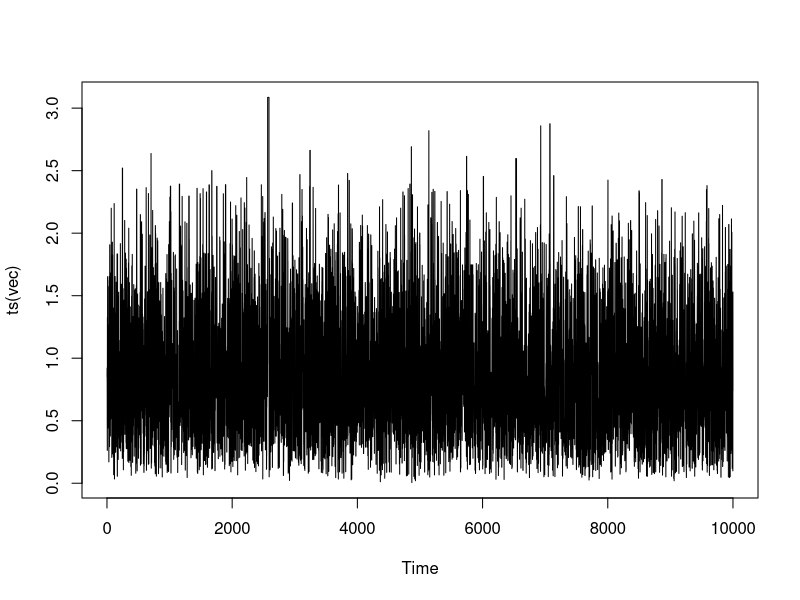
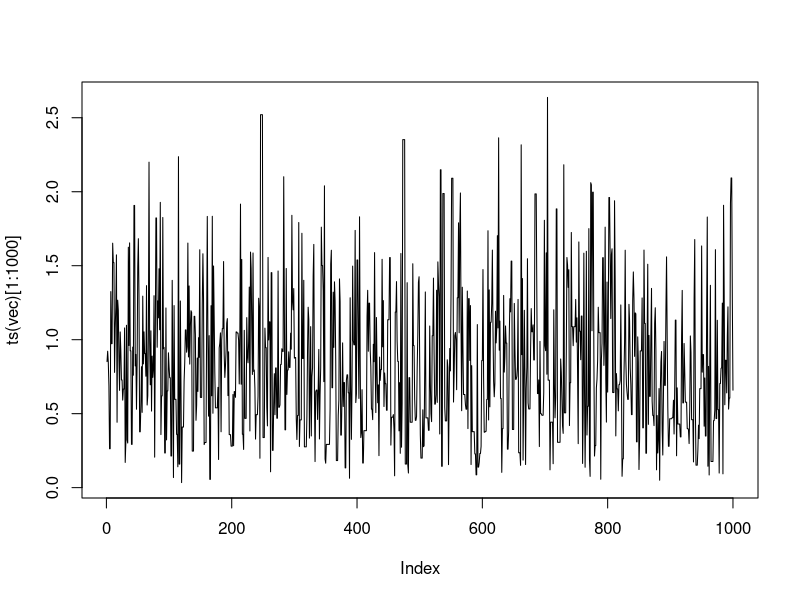
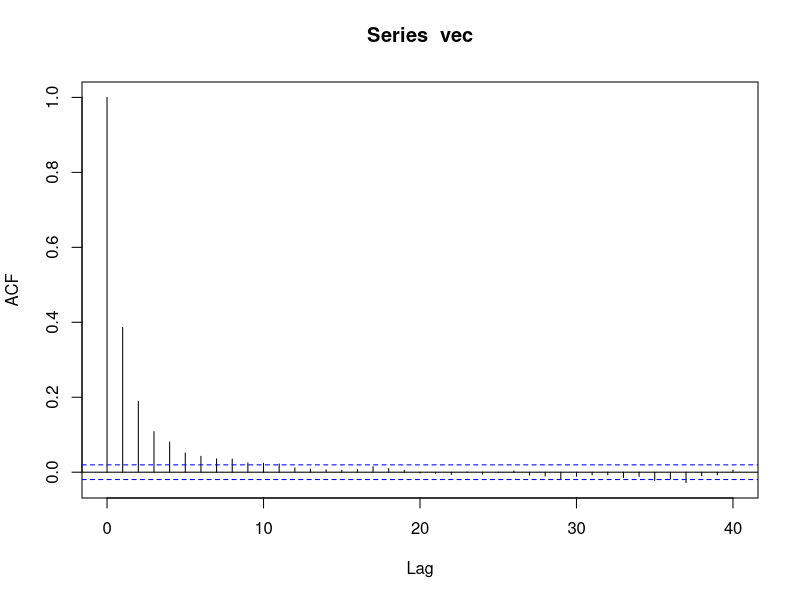
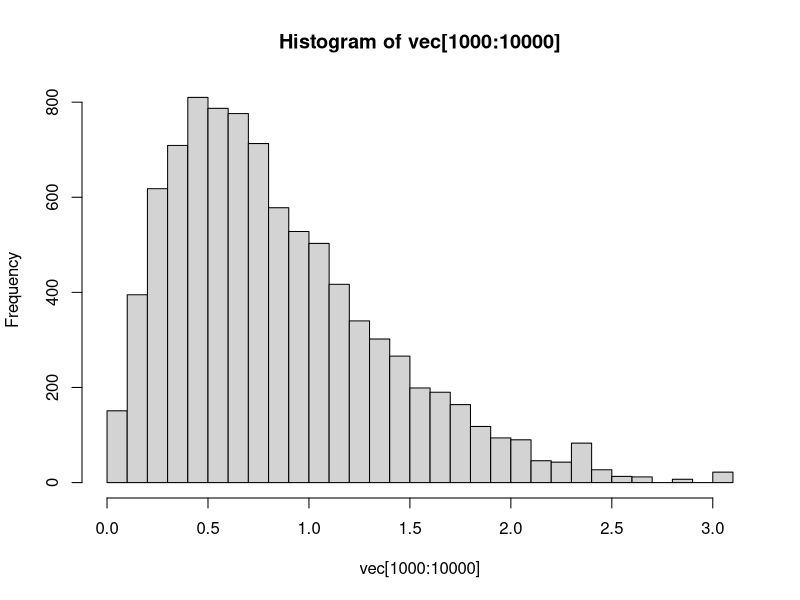
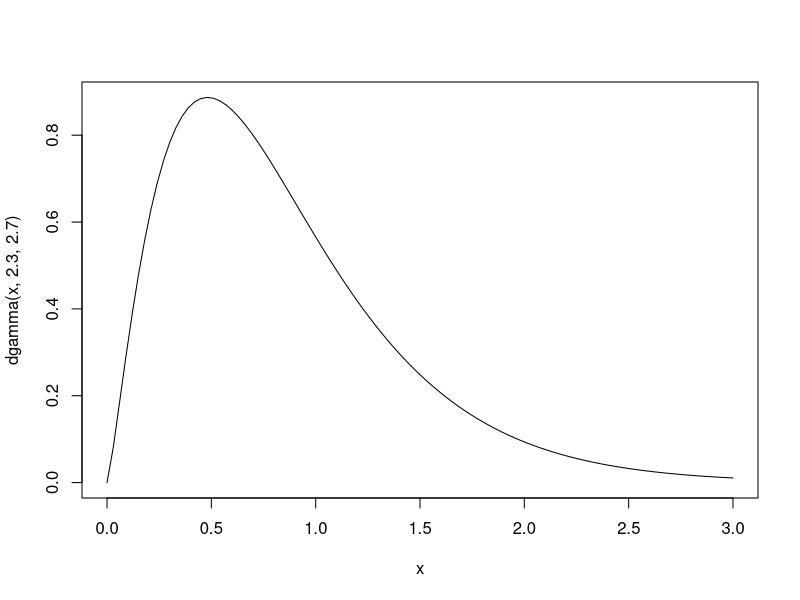

These figures' R source, in order:
# example taken from http://www.mas.ncl.ac.uk/~ndjw1/teaching/sim/metrop/indep.r

# metropolis-hastings independence sampler for a
# gamma based on normal candidates with the same mean and variance
set.seed(37)
gamm<-function (n, a, b) 
{
  mu <- a/b   # the mean of the gamma distribution
  sig <- sqrt(a/(b * b))   # the stadard deviation of the gamma distn
  vec <- vector("numeric", n)   # this is where we are going to put the random variables we generate
  x <- a/b 
  vec[1] <- x # We arbitrarily start the MCMC process at the mean
  for (i in 2:n) {
    can <- rnorm(1, mu, sig)
    hprob <- min(1, (dgamma(can, a, b)/dgamma(x,a,b))/(dnorm(can, mu, sig)/dnorm(x, mu, sig)))   # where is the q term here?
    u <- runif(1)
    if (u < hprob) 
      x <- can
    vec[i] <- x
  }
  return (vec)
}


vec<-gamm(10000,2.3,2.7)
#vec<-gamm(10000,0.1,0.01)
par(mfrow=c(1,1))
plot(ts(vec))
plot(ts(vec)[1:1000],type='l')
acf(vec)
hist(vec[1000:10000],30)
curve(dgamma(x,2.3,2.7),from=0,to=3)
#curve(dgamma(x,0.1,0.01))
par(mfrow=c(1,1))
# end

# Try out this R code for different shape and scale parameters. In particular, try it for a=0.1, b=0.01. 
# Notice how there is a bit of a problem with the sampler getting "stuck" at very small values
# values. (To see what it should look like use this command: curve(dgamma(x,0.1,0.01)) ).
# Modify the code to keep track of acceptance probabilities and plot the acf
# When does the sampling scheme do worst? 
# How might you modify this sampling scheme to be more efficient?
